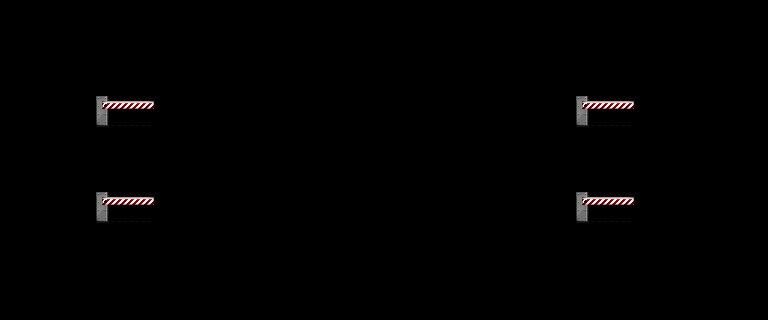

This game map was drawn from its Tiled (.tmx) file and the tilesets committed beside it. A one-line description and the full map source follow:
An orthogonal 24x10 tile map with 32x32 px tiles, 1 tile layer (Camada barreira 4).

<map version="1.5" tiledversion="1.7.2" orientation="orthogonal" renderorder="right-down" width="24" height="10" tilewidth="32" tileheight="32" infinite="0" nextlayerid="6" nextobjectid="1">
 <tileset firstgid="1" source="street1.tsx" />
 <layer id="4" name="Camada barreira 4" width="24" height="10">
  <data encoding="csv">
0,0,0,0,0,0,0,0,0,0,0,0,0,0,0,0,0,0,0,0,0,0,0,0,
0,0,0,0,0,0,0,0,0,0,0,0,0,0,0,0,0,0,0,0,0,0,0,0,
0,0,0,0,0,0,0,0,0,0,0,0,0,0,0,0,0,0,0,0,0,0,0,0,
0,0,0,171,172,0,0,0,0,0,0,0,0,0,0,0,0,0,171,172,0,0,0,0,
0,0,0,0,0,0,0,0,0,0,0,0,0,0,0,0,0,0,0,0,0,0,0,0,
0,0,0,0,0,0,0,0,0,0,0,0,0,0,0,0,0,0,0,0,0,0,0,0,
0,0,0,171,172,0,0,0,0,0,0,0,0,0,0,0,0,0,171,172,0,0,0,0,
0,0,0,0,0,0,0,0,0,0,0,0,0,0,0,0,0,0,0,0,0,0,0,0,
0,0,0,0,0,0,0,0,0,0,0,0,0,0,0,0,0,0,0,0,0,0,0,0,
0,0,0,0,0,0,0,0,0,0,0,0,0,0,0,0,0,0,0,0,0,0,0,0
</data>
 </layer>
</map>
